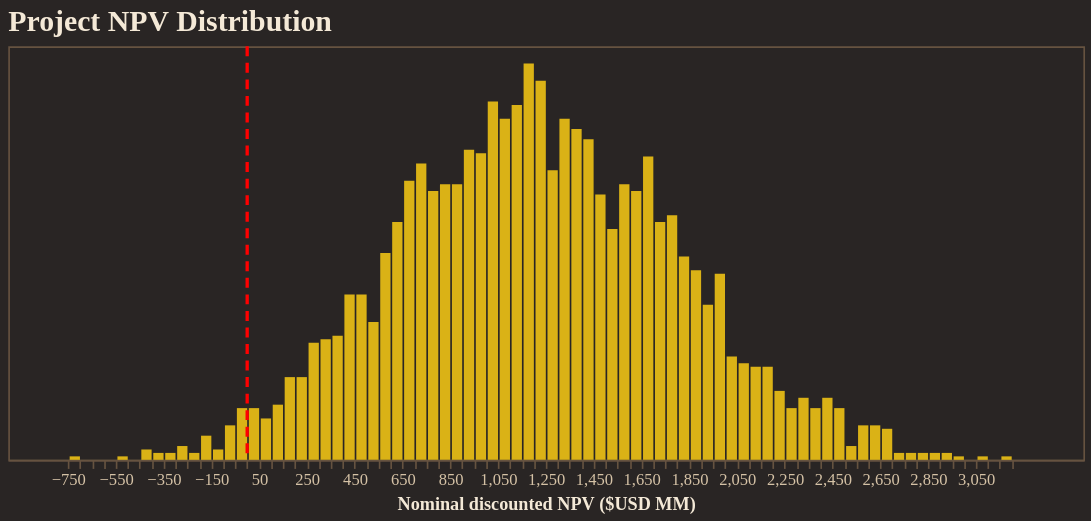

This figure's notebook cell:
### Code cell
from resgo.plotting.tables import npv_USD
import numpy as np
import pandas as pd

npv = npv_USD(
    simpack,
    nominal=True,
    discounted=True,
    success_only=False,
)
npv_usd = npv.to_numpy().ravel()
npv_df = pd.DataFrame({"npv_usd_mm": npv_usd / 1e6})

histogram = (
    alt.Chart(npv_df)
    .mark_bar(color="#FACC15", opacity=0.85)
    .encode(
        x=alt.X(
            "npv_usd_mm:Q",
            bin=alt.Bin(maxbins=100),
            title="Nominal discounted NPV ($USD MM)",
        ),
        y=alt.Y("count():Q", axis=None),
        tooltip=[alt.Tooltip("count():Q", title="Count")],
    )
    .properties(
        width=650,
        height=250,
        title="Project NPV Distribution",
    )
)

break_even = (
    alt.Chart(pd.DataFrame({"npv_usd_mm": [0]}))
    .mark_rule(color="red", strokeDash=[6, 4], strokeWidth=2)
    .encode(x="npv_usd_mm:Q")
)

fig = alt.layer(histogram, break_even)
fig.show()

### Figure 1 — Vega-Lite specification as saved in the notebook (floating-point values rounded to 4 significant figures; data arrays with more than 128 entries replaced by an {"elided": "..."} marker saying what was removed)
{"config": {"background": "#292524", "view": {"fill": "#292524", "stroke": "#665340"}, "title": {"color": "#f4e9d7", "font": "Merriweather", "fontSize": 18, "fontWeight": 600, "subtitleColor": "#d5c2a6", "anchor": "start"}, "axis": {"domainColor": "#665340", "gridColor": "#665340", "tickColor": "#665340", "labelColor": "#d5c2a6", "titleColor": "#f4e9d7", "labelFont": "Merriweather", "titleFont": "Merriweather"}, "legend": {"titleColor": "#f4e9d7", "labelColor": "#d5c2a6", "labelFont": "Merriweather", "titleFont": "Merriweather", "orient": "top-right", "symbolType": "circle"}, "header": {"labelColor": "#d5c2a6", "titleColor": "#f4e9d7", "labelFont": "Merriweather", "titleFont": "Merriweather"}, "mark": {"color": "#c78d3b"}, "line": {"color": "#c78d3b"}, "bar": {"color": "#c78d3b"}, "point": {"color": "#ddb06d"}, "area": {"color": "#c78d3b", "opacity": 0.35}, "text": {"color": "#f4e9d7", "font": "Merriweather"}, "range": {"category": ["#5DA5DA", "#F28E2B", "#59C36A", "#E15759", "#B07AA1", "#4ECDC4", "#FF9DA7", "#EDC948"]}}, "layer": [{"data": {"name": "data-a333c73589ef477af693183077cf3efc"}, "mark": {"type": "bar", "color": "#FACC15", "opacity": 0.85}, "encoding": {"tooltip": [{"aggregate": "count", "title": "Count", "type": "quantitative"}], "x": {"bin": {"maxbins": 100}, "field": "npv_usd_mm", "title": "Nominal discounted NPV ($USD MM)", "type": "quantitative"}, "y": {"aggregate": "count", "axis": null, "type": "quantitative"}}, "title": "Project NPV Distribution"}, {"data": {"name": "data-83a0ef6621ce3be6c7bd66d40cf7fe67"}, "mark": {"type": "rule", "color": "red", "strokeDash": [6, 4], "strokeWidth": 2}, "encoding": {"x": {"field": "npv_usd_mm", "type": "quantitative"}}}], "height": 250, "width": 650, "$schema": "https://vega.github.io/schema/vega-lite/v5.20.1.json", "datasets": {"data-a333c73589ef477af693183077cf3efc": {"elided": "3000 records"}, "data-83a0ef6621ce3be6c7bd66d40cf7fe67": [{"npv_usd_mm": 0}]}}
